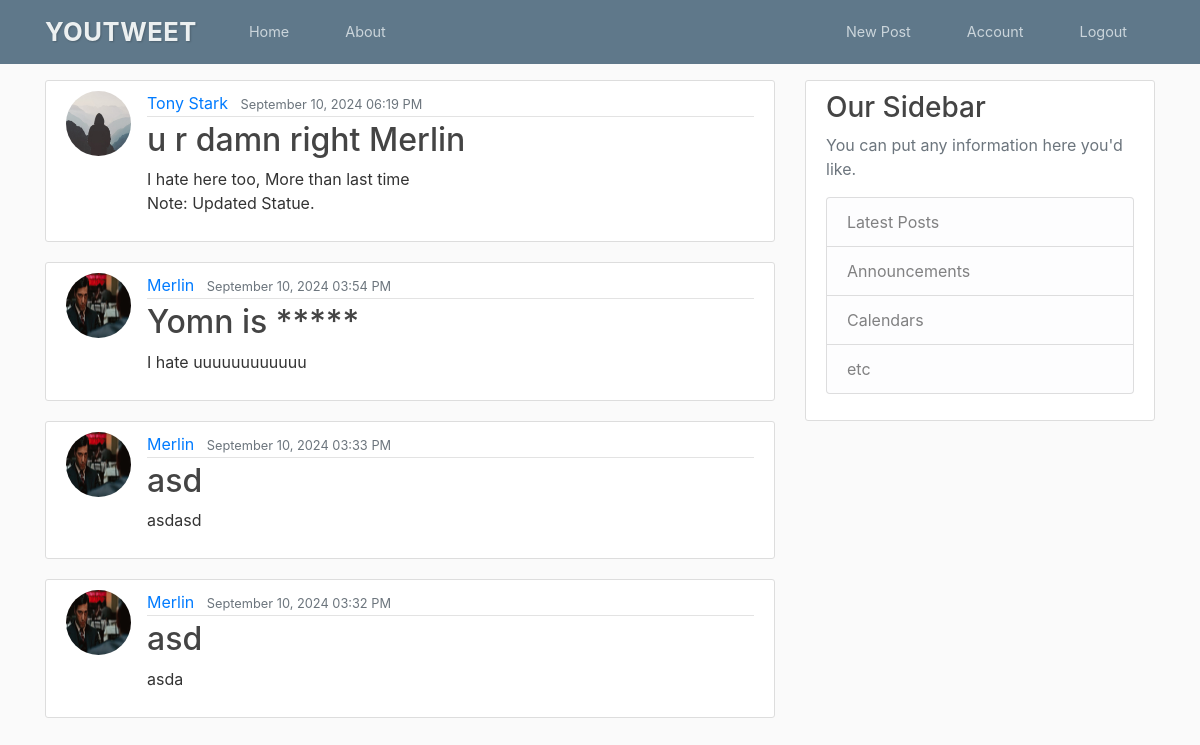
The app's page /home (signed in) with its own data.
### youtweet/models.py (models this page shows, shortened)
class Post(db.Model):
    id = db.Column(db.Integer, primary_key=True)
    title = db.Column(db.String(100), nullable=False)
    date_posted = db.Column(db.DateTime, nullable=False, default=datetime.utcnow)
    content = db.Column(db.Text, nullable=False)
    user_id = db.Column(db.Integer, db.ForeignKey('user.id'), nullable=False)

class User(db.Model, UserMixin):
    id = db.Column(db.Integer, primary_key=True)
    username = db.Column(db.String(20), unique=True, nullable=False)
    email = db.Column(db.String(120), unique=True, nullable=False)
    image_file = db.Column(db.String(20), nullable=False, default='default.jpg')
    password = db.Column(db.String(60), nullable=False)
    posts = db.relationship('Post', backref='author', lazy=True)

### youtweet/routes.py (the view)
@app.route('/', methods=['GET', 'POST'])
@app.route('/home',  methods=['GET', 'POST'])
def home():
    page = request.args.get('page', 1, type=int)
    posts = Post.query.order_by(Post.date_posted.desc()).paginate(page=page, per_page=5)
    return render_template('home.html', posts=posts)

### youtweet/models.py (called while the page is built)
@login_manager.user_loader
def load_user(user_id):
    return User.query.get(int(user_id))

### youtweet/templates/home.html
{% extends "layout.html" %}
{% block content %}
    {% for post in posts %}
        <article class="media content-section">
          <img class="rounded-circle article-img" src="{{ url_for('static', filename='profile_pics/' + post.author.image_file) }}">
          <div class="media-body">
            <div class="article-metadata">
              <a class="mr-2" href="#">{{ post.author.username }}</a>
              <small class="text-muted">{{ post.date_posted.strftime('%B %d, %Y %I:%M %p') }}</small>
            </div>
            <h2><a class="article-title" href="{{ url_for('post', post_id=post.id) }}">{{ post.title }}</a></h2>
            <p class="article-content">{{ post.content }}</p>
          </div>
        </article>
    {% endfor %}
{% endblock content %}

### youtweet/static/main.css (style rules this page uses)
body { background: #fafafa; color: #333333; margin-top: 5rem; }
h1, h2, h3, h4, h5, h6 { color: #444444; }
.content-section { background: #ffffff; padding: 10px 20px; border: 1px solid #dddddd; border-radius: 3px; margin-bottom: 20px; }
.article-title { color: #444444; }
.article-content { white-space: pre-line; }
.article-img { height: 65px; width: 65px; margin-right: 16px; }
.article-metadata { padding-bottom: 1px; margin-bottom: 4px; border-bottom: 1px solid #e3e3e3 }

### records on screen
Post: image_file (placeholder picture), author.username "Tony Stark", date_posted "September 10, 2024 06:19 PM", title "u r damn right Merlin", content "I hate here too, More than last time Note: Updated Statue."
Post: image_file (picture), author.username "Merlin", date_posted "September 10, 2024 03:54 PM", title "Yomn is *****", content "I hate uuuuuuuuuuuu"
Post: image_file (picture), author.username "Merlin", date_posted "September 10, 2024 03:33 PM", title "asd", content "asdasd"
Post: image_file (picture), author.username "Merlin", date_posted "September 10, 2024 03:32 PM", title "asd", content "asda"
